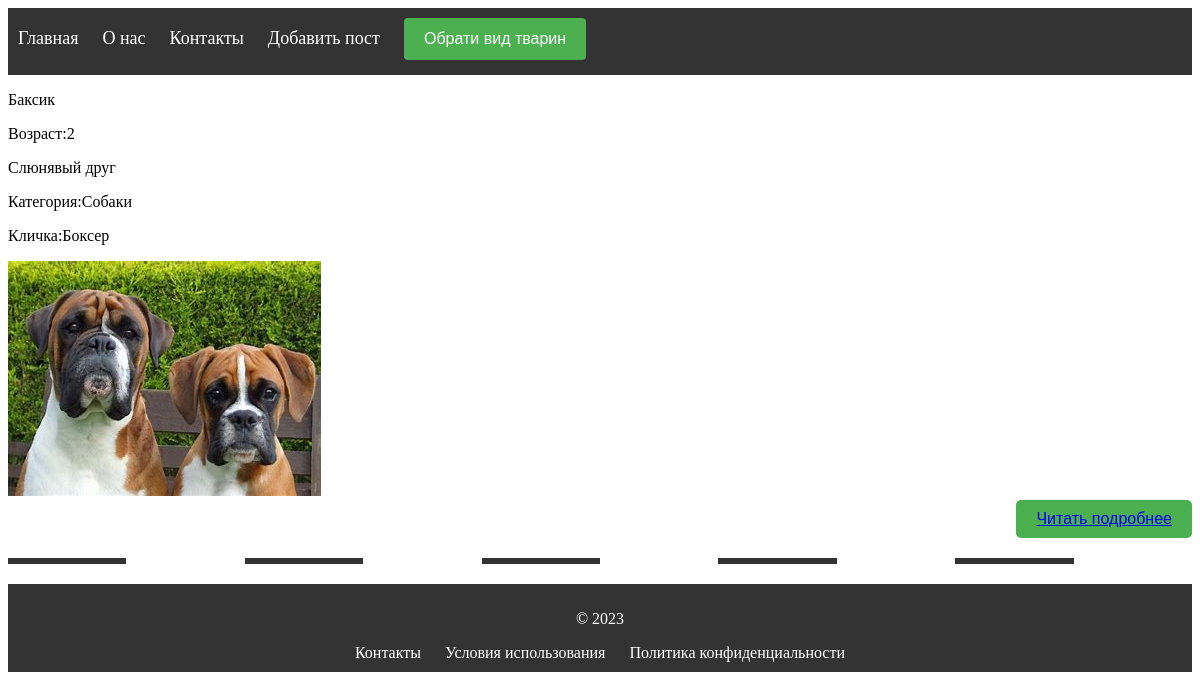
The app's page /post/4 with its own data.
### info/models.py (models this page shows, shortened)
class Animal(models.Model):
    name = models.CharField(max_length=150)
    age = models.SmallIntegerField()
    text = models.TextField()
    image = models.ImageField(upload_to='animals',blank=True)
    category = models.ForeignKey(Category,on_delete=models.CASCADE)
    nickname = models.CharField(max_length=160)

class Category(models.Model):
    category = models.CharField(max_length=150)
    description = models.TextField()
    def __str__(self):
        return self.category

### info/views.py (the view)
# urls.py: path('post/<int:post_id>',read,name='post'),
def read(request,post_id):
    c = Animal.objects.filter(pk=post_id)
    context = {'post':c}
    return render(request,'info/post.html',context)

### templates/info/post.html
{% extends 'info/base.html' %}
{% load static %}
{% block content %}
{% for i in post %}
      <p>{{ i.name }}</p>
      <p>Возраст:{{ i.age }}</p>
      <p>{{ i.text }}</p>
      <p>Категория:{{ i.category }}</p>
      <p>Кличка:{{ i.nickname }}</p>
      {% if i.image %}
      <img src="{{ i.image.url }}">
      {% endif %}
      <div class="button-container">
        <button class="my-button"><a href="{% url 'post' i.pk %}">Читать подробнее</a></button>
      </div>
      <hr>
{% endfor %}
{% endblock %}

### static/css/styles.css (style rules this page uses)
.button-container { text-align: right; }
hr { border: none; height: 6px; margin: 20px 0; background-image: linear-gradient(to right, #333 10%, transparent 10%, transparent 20%, #333 20%, #333 30%, transparent 30%, transparent 40%, #333 40%, #333 50%, transparent 50%, transparent 60%, #333 60%, #333 70%, transparent 70%, transparent 80%, #333 80%, #333 90%, transparent 90%, transparent 100%); }
.my-button { background-color: #4CAF50; color: white; border: none; padding: 10px 20px; text-align: center; text-decoration: none; display: inline-block; font-size: 16px; cursor: pointer; border-radius: 5px; }

### templates/info/base.html (style rules this page uses)
button { background-color: #4CAF50; color: white; padding: 12px 20px; border: none; border-radius: 4px; cursor: pointer; font-size: 16px; }

### records on screen
Animal: name "Баксик", age "2", text "Слюнявый друг", category "Собаки", nickname "Боксер", image (picture)
